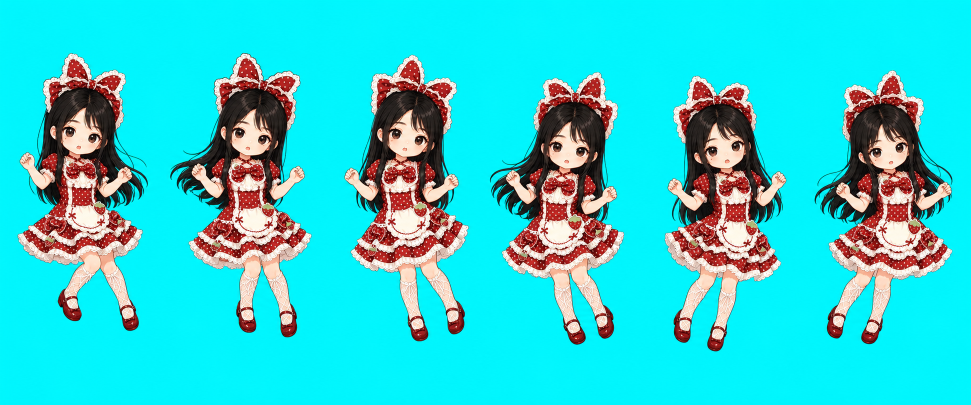
#> input picture artwork/remaining_actions/raw/dragged.png, 1942 x 809 px (shown at 1/2 size)
$ python build_app_icons.py ../artwork/remaining_actions/raw/dragged.png
#> lines starting #> are read from the running program, lines starting #| are printed output that depends on the picture
from __future__ import annotations

import argparse
from pathlib import Path

from PIL import Image, ImageOps


def main() -> None:
    parser = argparse.ArgumentParser(description="Build application icons from a square source image.")
    parser.add_argument("source", type=Path)
    parser.add_argument("--output-dir", type=Path, default=Path("assets/app_icon"))
    args = parser.parse_args()

    with Image.open(args.source) as source:
#> source is the input picture: PIL image 1942x809 RGB; mean R, G, B 47.4, 207, 209.9
        image = ImageOps.exif_transpose(source).convert("RGB")
        side = min(image.size)
#> side = 809
        left = (image.width - side) // 2
#> left = 566
        top = (image.height - side) // 2
#> top = 0
        image = image.crop((left, top, left + side, top + side))
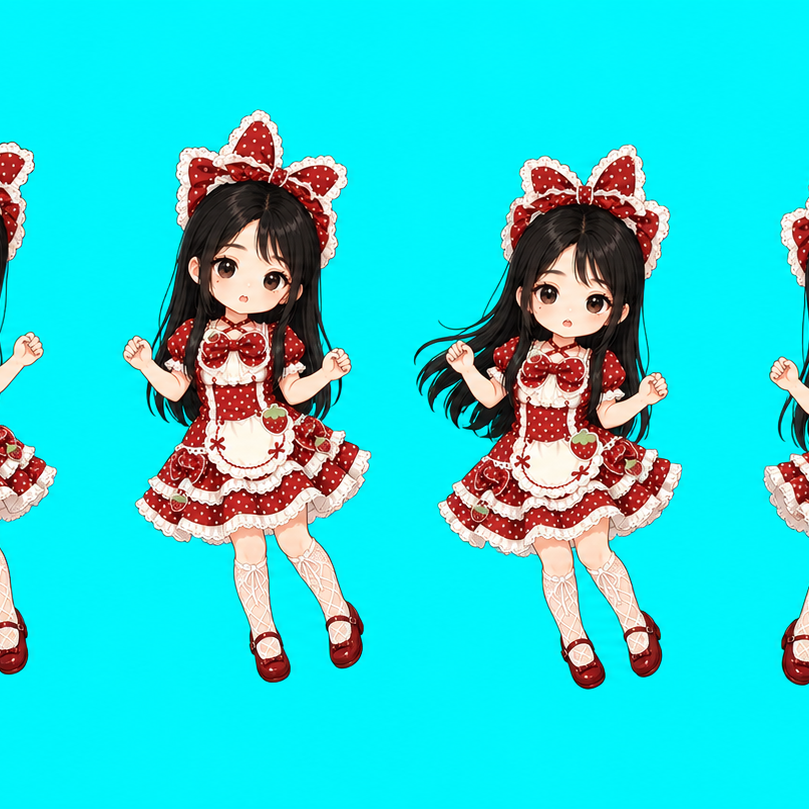
#> image: PIL image 809x809 RGB; mean R, G, B 43.7, 211.6, 215
        image = image.resize((512, 512), Image.Resampling.LANCZOS)
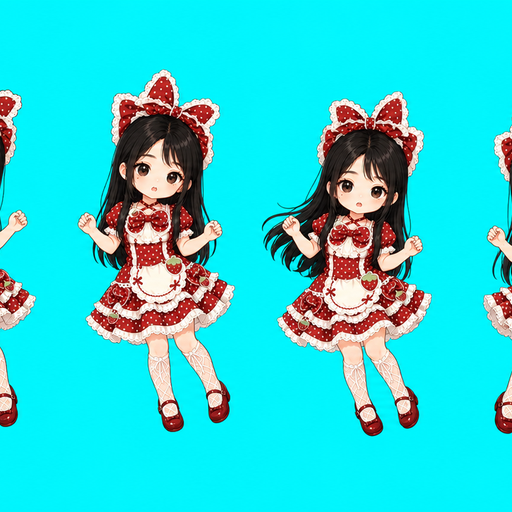
#> image: PIL image 512x512 RGB; mean R, G, B 43.7, 211.6, 214.9

    args.output_dir.mkdir(parents=True, exist_ok=True)
    image.save(args.output_dir / "app_icon.png", optimize=True)
    image.save(
        args.output_dir / "app_icon.ico",
        format="ICO",
        sizes=[(16, 16), (24, 24), (32, 32), (48, 48), (64, 64), (128, 128), (256, 256)],
    )


if __name__ == "__main__":
    main()

$ run again, on artwork/remaining_actions/raw/sit.png
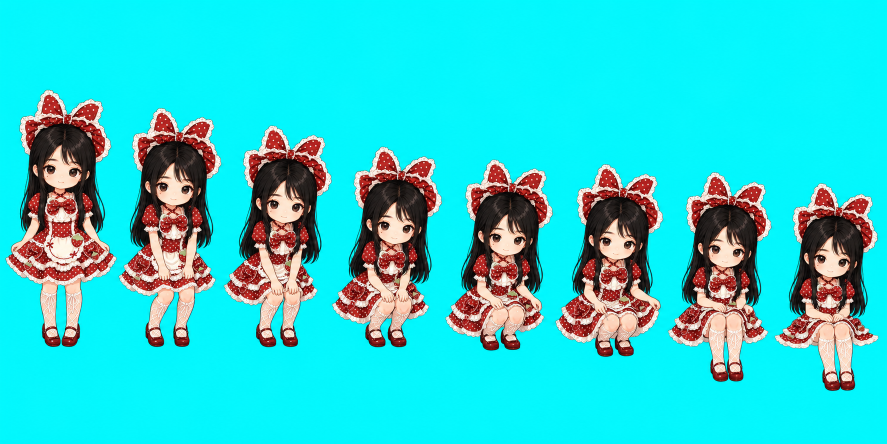
#> input picture artwork/remaining_actions/raw/sit.png, 1774 x 887 px (shown at 1/2 size)
#> in main, source is the input picture: PIL image 1774x887 RGB; mean R, G, B 44.1, 207.1, 209.1
#> in main, `image = image.crop((left, top, left + side, top + side))`:
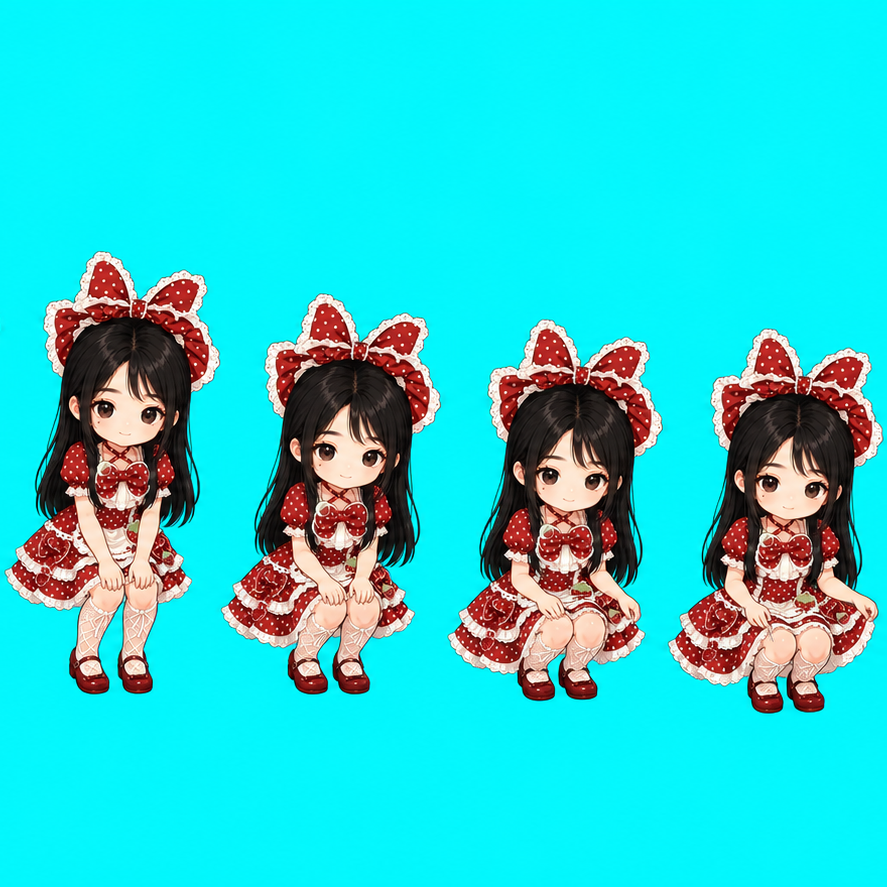
#> image: PIL image 887x887 RGB; mean R, G, B 42, 207.4, 209.6
#> in main, `image = image.resize((512, 512), Image.Resampling.LANCZOS)`:
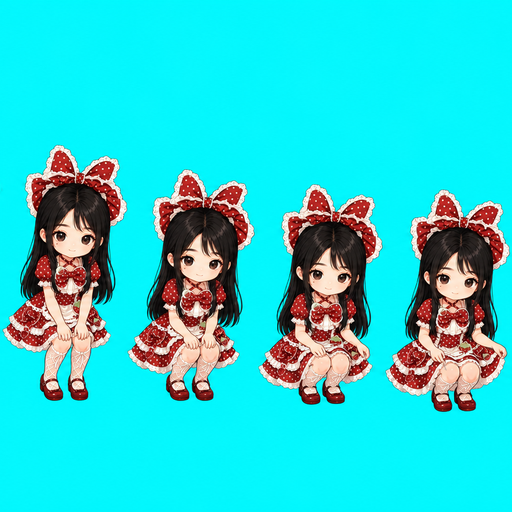
#> image: PIL image 512x512 RGB; mean R, G, B 42, 207.4, 209.6

$ run again, on artwork/remaining_actions/raw/surprised.png
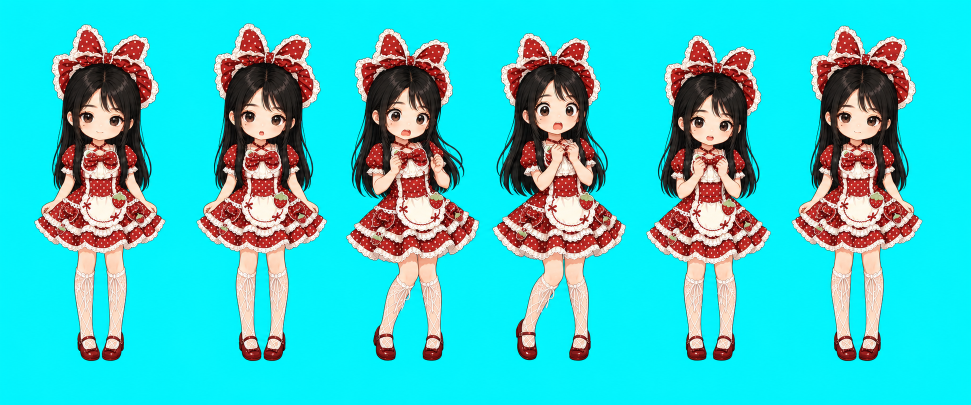
#> input picture artwork/remaining_actions/raw/surprised.png, 1942 x 809 px (shown at 1/2 size)
#> in main, source is the input picture: PIL image 1942x809 RGB; mean R, G, B 60.5, 198.1, 200.6
#> in main, `image = image.crop((left, top, left + side, top + side))`:
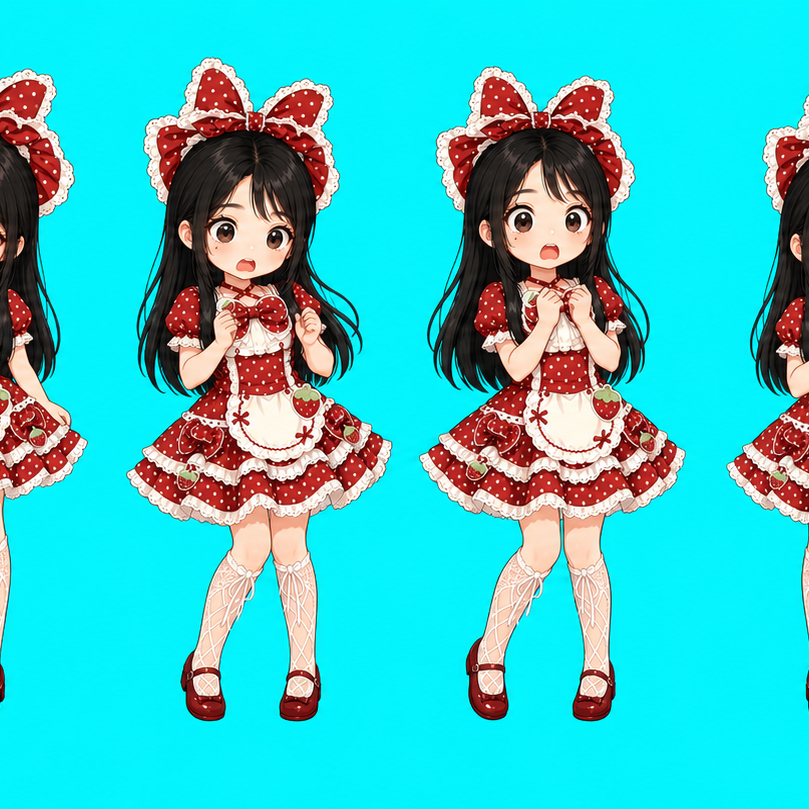
#> image: PIL image 809x809 RGB; mean R, G, B 58.5, 197, 199.7
#> in main, `image = image.resize((512, 512), Image.Resampling.LANCZOS)`:
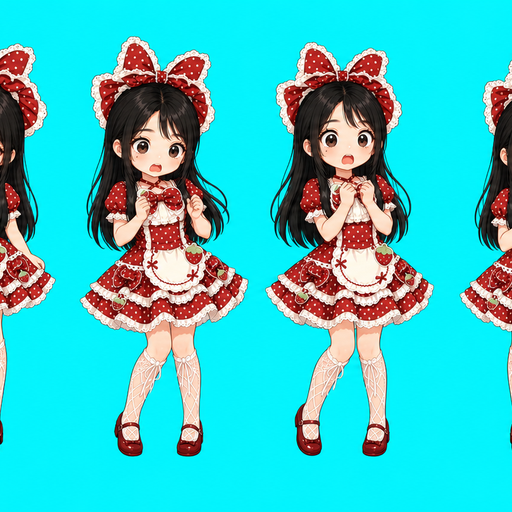
#> image: PIL image 512x512 RGB; mean R, G, B 58.5, 197, 199.7
